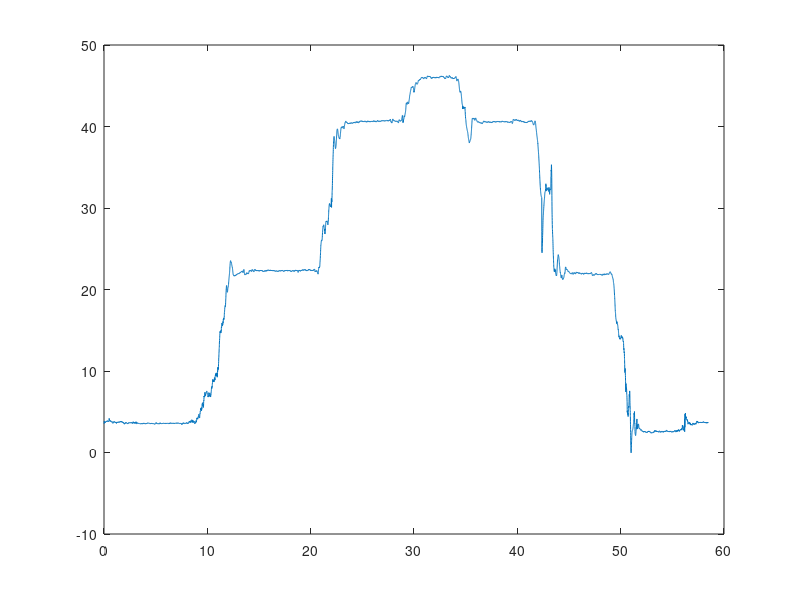

Write the MATLAB code that produced this figure.
[tiempo,AX,AY,AkX,AkY,AcX,AcY] = textread ('3Algoritmos.txt', "%f %f %f %f %f %f %f");
fs=200;
figure(1)
plot(tiempo,AkX)

media1=mean(AkX(1*fs:8*fs))
media2=mean(AkX(14*fs:20*fs))
media3=mean(AkX(24*fs:28*fs))
media4=mean(AkX(31*fs:34*fs))
media5=mean(AkX(36*fs:41*fs))
media6=mean(AkX(45*fs:49*fs))
media7=mean(AkX(52*fs:56*fs))